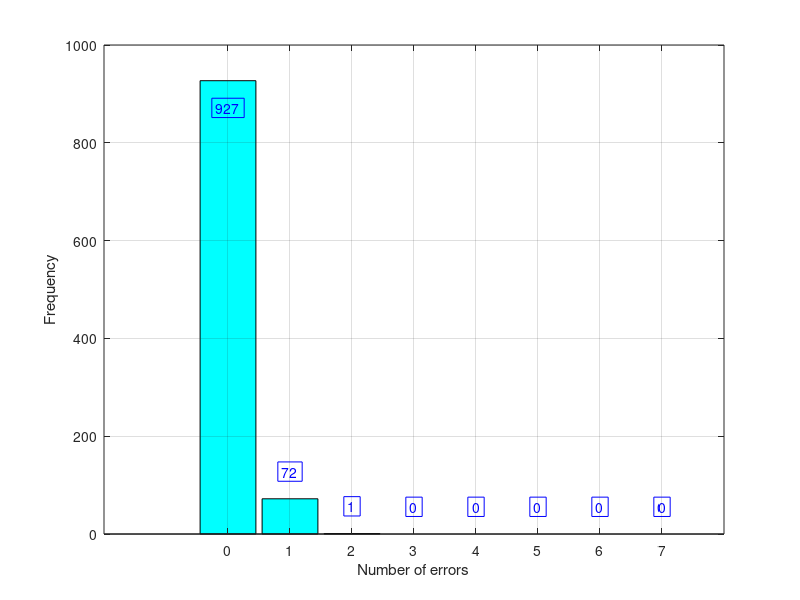

Write the MATLAB code that produced this figure.
%
% simHamming.m
% A program to simulate the effect of a binary symmetric channel on
% data encoded using a Hamming code
%

clear variables % Good practice to clear the work space at the beginning

% Define the values of parameters to be used in this run. It is best to
% define them all at the beginning of the script as it makes them easier
% to change.
n=7; %Length of the words after coding
k=4; %Number of message bits
numwords=1000; %The number of words to be encoded and decoded
p=0.01; %Probability of bit error in the BSC

msg=randi([0,1],numwords,k); %Generate the random data
codeword=encode(msg,n,k,'hamming'); %Encode the data
rxinput=bsc(codeword,p); %Simulate the BSC
rxdecode=decode(rxinput,n,k,'hamming'); %Decode the received signal
numerr = biterr(msg,rxdecode); % Count number of errored bits after decode
Percent_error_after_decode = 100*numerr/(numwords*n)

% Compare the transmitted data before coding and the received data
% after decoding to see where errors have occurred
erroredbits=mod(msg+rxdecode,2);
errsperword=sum(erroredbits,2); %Add up the errors in each word

% The array errsperword contains the number of errors in each word sent.
% In this case we are interested in whether the word is decoded correctly,
% not how many errors it has, so we want to count up the number of words
% with one or more errors:
numwitherr=length(find(errsperword));

% Look at the statistics of errors introduced by the BSC
erroredbits_before_decode=mod(codeword+rxinput,2); %Find bit errors
errsperword_before_decode=sum(erroredbits_before_decode,2);

figure; %Create a new figure
K=histc(errsperword_before_decode,0:1:n); %Calculate the histogram
bar(0:1:n,K,0.9,'c'); %Plot the histogram
xlabel('Number of errors');
ylabel('Frequency');
grid on;

m=max(K); %Find the max value in K (used to position labels)
for count=1:(n+1) %Add data labels to the plot
    if K(count)>m*0.1 %This value is bigger than 10% of the max
        %Add blue text slightly inside the bar
        text(count-1,K(count)-m*0.06,sprintf('%d',K(count)), ...
            'HorizontalAlignment','center', ...
            'Color','b', ...
            'EdgeColor', 'b');

    else %This value is less than 10% of the max
        %Add blue text slightly outside the bar
        text(count-1,K(count)+m*0.06,sprintf('%d',K(count)), ...
            'HorizontalAlignment','center', ...
            'Color', 'b', ...
            'EdgeColor', 'b', ...
            'BackgroundColor', 'w');
    end
end
